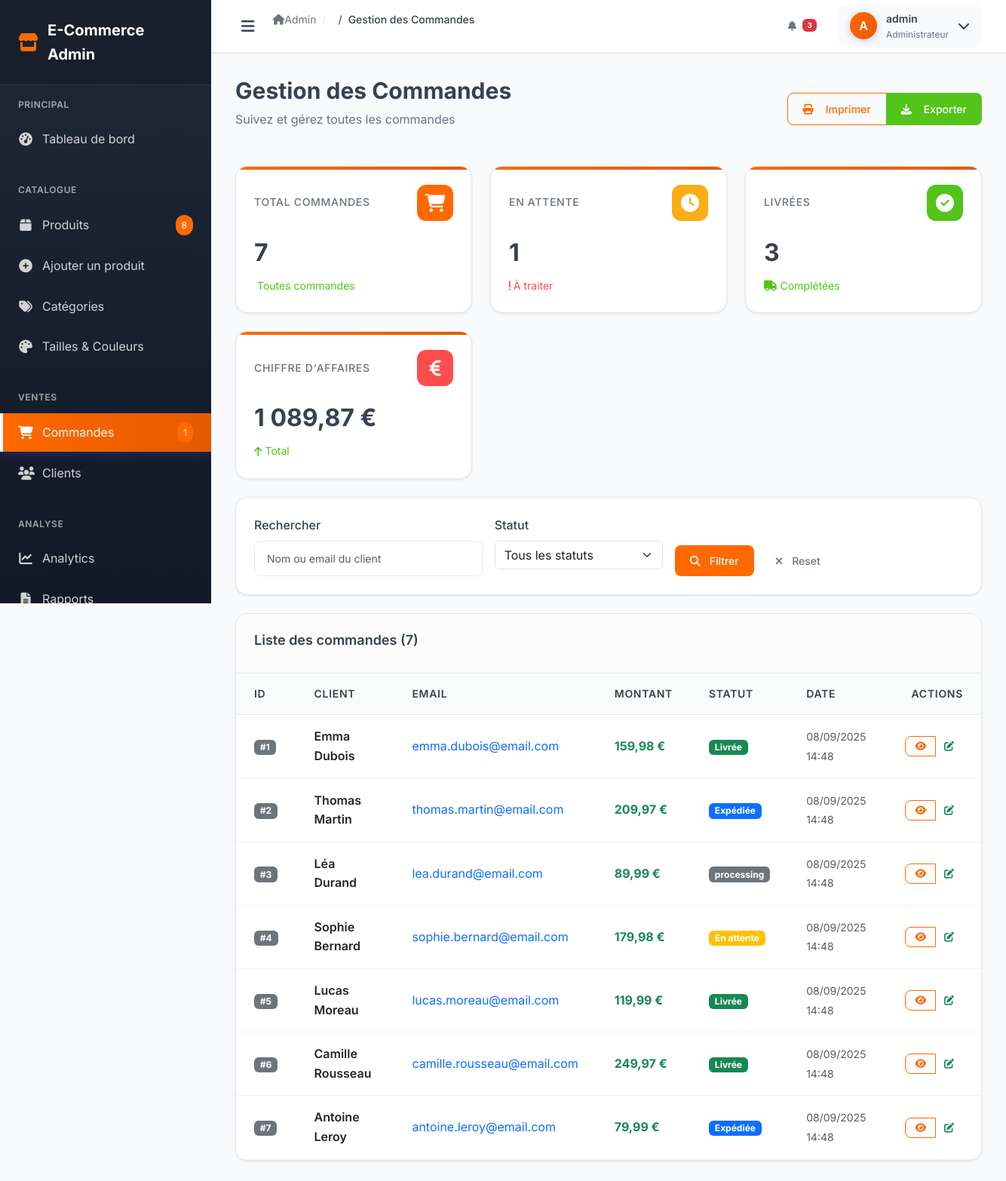
The app's page /admin/orders.php (signed in) with its own data.
### tables this page shows
CREATE TABLE IF NOT EXISTS orders (
    id INT AUTO_INCREMENT PRIMARY KEY,
    customer_name VARCHAR(100) NOT NULL,
    customer_email VARCHAR(100) NOT NULL,
    total_amount DECIMAL(10,2) NOT NULL,
    status ENUM('pending', 'processing', 'shipped', 'delivered', 'cancelled') DEFAULT 'pending',
    created_at TIMESTAMP DEFAULT CURRENT_TIMESTAMP,
    updated_at TIMESTAMP DEFAULT CURRENT_TIMESTAMP ON UPDATE CURRENT_TIMESTAMP
);

### admin/config.php (called while the page is built, shortened)
<?php
require_once dirname(__DIR__) . '/config.php';
if (!function_exists('formatPrice')) {
function formatPrice($price) {
    return number_format((float)$price, 2, ',', ' ') . ' €';
}
}
?>

### config.php (called while the page is built, shortened)
<?php
function formatDate($date) {
    return date('d/m/Y H:i', strtotime($date));
}
?>

### admin/orders.php (the view, shortened to what this page needs)
<?php
require_once 'config.php';
$ordersTableExists = false;
try {
    $pdo->query("SELECT COUNT(*) FROM orders LIMIT 1");
    $ordersTableExists = true;
} catch (PDOException $e) {
}
$page = max(1, (int)($_GET['page'] ?? 1));
$perPage = 10;
$offset = ($page - 1) * $perPage;
$statusFilter = $_GET['status'] ?? '';
$searchFilter = $_GET['search'] ?? '';
$whereConditions = [];
$params = [];
$whereClause = !empty($whereConditions) ? 'WHERE ' . implode(' AND ', $whereConditions) : '';
$orders = [];
$total = 0;
if ($ordersTableExists) {
    try {
        $countStmt = $pdo->prepare("SELECT COUNT(*) FROM orders $whereClause");
        $countStmt->execute($params);
        $total = (int)$countStmt->fetchColumn();
        $params[':limit'] = $perPage;
        $params[':offset'] = $offset;
        $stmt = $pdo->prepare("SELECT * FROM orders $whereClause ORDER BY created_at DESC LIMIT :limit OFFSET :offset");
        foreach ($params as $key => $value) {
            if ($key === ':limit' || $key === ':offset') {
                $stmt->bindValue($key, $value, PDO::PARAM_INT);
            } else {
                $stmt->bindValue($key, $value);
            }
        }
        $stmt->execute();
        $orders = $stmt->fetchAll();
        $statsStmt = $pdo->query("
            SELECT
                COUNT(*) as total_orders,
                SUM(CASE WHEN status = 'pending' THEN 1 ELSE 0 END) as pending_orders,
                SUM(CASE WHEN status = 'delivered' THEN 1 ELSE 0 END) as delivered_orders,
                SUM(total_amount) as total_revenue
            FROM orders
        ");
        $stats = $statsStmt->fetch();
    } catch (PDOException $e) {
    }
}
include 'layouts/header.php';
?>
<div class="admin-wrapper">
    <?php include 'layouts/sidebar.php'; ?>
    <main class="admin-content">
        <?php include 'layouts/topbar.php'; ?>
        <div class="page-content">
            <div class="page-header">
                <div class="d-flex justify-content-between align-items-center">
                    <div>
                        <h1 class="page-title">Gestion des Commandes</h1>
                        <p class="page-subtitle">Suivez et gérez toutes les commandes</p>
                    </div>
                    <div class="btn-group">
                        <button class="btn btn-outline-primary" onclick="window.print()">
                            <i class="fas fa-print me-2"></i>Imprimer
                        </button>
                        <button class="btn btn-success" onclick="exportOrders()">
                            <i class="fas fa-download me-2"></i>Exporter
                        </button>
                    </div>
                </div>
            </div>
            <?php if (!$ordersTableExists): ?>
                <div class="alert alert-info">
                    <h6><i class="fas fa-info-circle me-2"></i>Table des commandes non trouvée</h6>
                    <p class="mb-0">La table des commandes n'existe pas encore. Elle sera créée automatiquement lors de la première commande ou via le script de migration.</p>
                </div>
            <?php else: ?>
            <?php if (isset($stats)): ?>
            <div class="stats-grid mb-4">
                <div class="stat-card">
                    <div class="stat-header">
                        <div class="stat-title">Total Commandes</div>
                        <div class="stat-icon primary">
                            <i class="fas fa-shopping-cart"></i>
                        </div>
                    </div>
                    <div class="stat-value"><?php echo number_format($stats['total_orders']); ?></div>
                    <div class="stat-change positive">
                        <span>Toutes commandes</span>
                    </div>
                </div>
                <div class="stat-card">
                    <div class="stat-header">
                        <div class="stat-title">En Attente</div>
                        <div class="stat-icon warning">
                            <i class="fas fa-clock"></i>
                        </div>
                    </div>
                    <div class="stat-value"><?php echo number_format($stats['pending_orders']); ?></div>
                    <div class="stat-change <?php echo $stats['pending_orders'] > 0 ? 'negative' : 'positive'; ?>">
                        <span>À traiter</span>
                    </div>
                </div>
                <div class="stat-card">
                    <div class="stat-header">
                        <div class="stat-title">Livrées</div>
                        <div class="stat-icon success">
                            <i class="fas fa-check-circle"></i>
                        </div>
                    </div>
                    <div class="stat-value"><?php echo number_format($stats['delivered_orders']); ?></div>
                    <div class="stat-change positive">
                        <i class="fas fa-truck"></i>
                        <span>Complétées</span>
                    </div>
                </div>
                <div class="stat-card">
                    <div class="stat-header">
                        <div class="stat-title">Chiffre d'Affaires</div>
                        <div class="stat-icon danger">
                            <i class="fas fa-euro-sign"></i>
                        </div>
                    </div>
                    <div class="stat-value"><?php echo formatPrice($stats['total_revenue']); ?></div>
                    <div class="stat-change positive">
                        <i class="fas fa-arrow-up"></i>
                        <span>Total</span>
                    </div>
                </div>
            </div>
            <?php endif; ?>
            <div class="card mb-4">
                <div class="card-body">
                    <form method="GET" class="row g-3">
                        <div class="col-md-4">
                            <label for="search" class="form-label">Rechercher</label>
                            <input type="text" class="form-control" id="search" name="search"
                                   value="<?php echo htmlspecialchars($searchFilter); ?>"
                                   placeholder="Nom ou email du client">
                        </div>
                        <div class="col-md-3">
                            <label for="status" class="form-label">Statut</label>
                            <select class="form-select" id="status" name="status">
                                <option value="">Tous les statuts</option>
                            </select>
                        </div>
                        <div class="col-md-3 d-flex align-items-end">
                            <button type="submit" class="btn btn-primary me-2">
                                <i class="fas fa-search me-1"></i>Filtrer
                            </button>
                            <a href="orders.php" class="btn btn-outline-secondary">
                                <i class="fas fa-times me-1"></i>Reset
                            </a>
                        </div>
                    </form>
                </div>
            </div>
            <?php if (empty($orders)): ?>
                <div class="card">
                    <div class="card-body text-center py-5">
                        <i class="fas fa-shopping-cart fa-3x text-muted mb-3"></i>
                        <h5 class="text-muted">Aucune commande trouvée</h5>
                        <p class="text-muted">
                            <?php if (!empty($searchFilter) || !empty($statusFilter)): ?>
                                Aucune commande ne correspond à vos critères de recherche.
                            <?php else: ?>
                                Les commandes apparaîtront ici une fois que les clients commenceront à acheter.
                            <?php endif; ?>
                        </p>
                    </div>
                </div>
            <?php else: ?>
                <div class="table-container">
                    <div class="table-header">
                        <h5 class="table-title">Liste des commandes (<?php echo $total; ?>)</h5>
                    </div>
                    <div class="table-responsive">
                        <table class="table">
                            <thead>
                                <tr>
                                    <th>ID</th>
                                    <th>Client</th>
                                    <th>Email</th>
                                    <th>Montant</th>
                                    <th>Statut</th>
                                    <th>Date</th>
                                    <th class="text-end">Actions</th>
                                </tr>
                            </thead>
                            <tbody>
                                <?php foreach ($orders as $order): ?>
                                    <tr>
                                        <td>
                                            <span class="badge bg-secondary">#<?php echo $order['id']; ?></span>
                                        </td>
                                        <td>
                                            <div class="fw-semibold"><?php echo htmlspecialchars($order['customer_name']); ?></div>
                                        </td>
                                        <td>
                                            <a href="mailto:<?php echo htmlspecialchars($order['customer_email']); ?>" class="text-decoration-none">
                                                <?php echo htmlspecialchars($order['customer_email']); ?>
                                            </a>
                                        </td>
                                        <td>
                                            <span class="fw-bold text-success">
                                                <?php echo formatPrice($order['total_amount']); ?>
                                            </span>
                                        </td>
                                        <td>
                                            <?php
                                            $statusClasses = [
                                                'pending' => 'bg-warning',
                                                'confirmed' => 'bg-info',
                                                'shipped' => 'bg-primary',
                                                'delivered' => 'bg-success',
                                                'cancelled' => 'bg-danger'
                                            ];
                                            $statusLabels = [
                                                'pending' => 'En attente',
                                                'confirmed' => 'Confirmée',
                                                'shipped' => 'Expédiée',
                                                'delivered' => 'Livrée',
                                                'cancelled' => 'Annulée'
                                            ];
                                            $statusClass = $statusClasses[$order['status']] ?? 'bg-secondary';
                                            $statusLabel = $statusLabels[$order['status']] ?? $order['status'];
                                            ?>
                                            <span class="badge <?php echo $statusClass; ?>">
                                                <?php echo $statusLabel; ?>
                                            </span>
                                        </td>
                                        <td>
                                            <small class="text-muted">
                                                <?php echo formatDate($order['created_at']); ?>
                                            </small>
                                        </td>
                                        <td class="text-end">
                                            <div class="btn-group" role="group">
                                                <button type="button"
                                                        class="btn btn-sm btn-outline-primary"
                                                        onclick="viewOrder(<?php echo $order['id']; ?>)"
                                                        title="Voir détails">
                                                    <i class="fas fa-eye"></i>
                                                </button>
                                                <button type="button"
                                                        class="btn btn-sm btn-outline-success"
                                                        onclick="changeStatus(<?php echo $order['id']; ?>, '<?php echo $order['status']; ?>')"
                                                        title="Changer statut">
                                                    <i class="fas fa-edit"></i>
                                                </button>
                                            </div>
                                        </td>
                                    </tr>
                                <?php endforeach; ?>
                            </tbody>
                        </table>
                    </div>
                </div>
            <?php endif; ?>
            <?php endif; ?>
        </div>
    </main>
</div>
<?php
include 'layouts/footer.php';
?>

### records on screen
orders: id "1", customer_name "Emma Dubois", customer_email "emma.dubois@email.com", total_amount "159,98 €", status "Livrée", created_at "08/09/2025 14:48"
orders: id "2", customer_name "Thomas Martin", customer_email "thomas.martin@email.com", total_amount "209,97 €", status "Expédiée", created_at "08/09/2025 14:48"
orders: id "3", customer_name "Léa Durand", customer_email "lea.durand@email.com", total_amount "89,99 €", status "processing", created_at "08/09/2025 14:48"
orders: id "4", customer_name "Sophie Bernard", customer_email "sophie.bernard@email.com", total_amount "179,98 €", status "En attente", created_at "08/09/2025 14:48"
orders: id "5", customer_name "Lucas Moreau", customer_email "lucas.moreau@email.com", total_amount "119,99 €", status "Livrée", created_at "08/09/2025 14:48"
orders: id "6", customer_name "Camille Rousseau", customer_email "camille.rousseau@email.com", total_amount "249,97 €", status "Livrée", created_at "08/09/2025 14:48"
orders: id "7", customer_name "Antoine Leroy", customer_email "antoine.leroy@email.com", total_amount "79,99 €", status "Expédiée", created_at "08/09/2025 14:48"

### other values on screen
$productCount "8"
$orderCount "1"
$pageTitle "Gestion des Commandes"
substr($_SESSION['admin_username'] ?? 'A', 0, 1) "A"
$_SESSION['admin_username'] "admin"
$stats['total_orders'] "7"
$stats['pending_orders'] "1"
$stats['delivered_orders'] "3"
formatPrice($stats['total_revenue']) "1 089,87 €"
$total "7"
